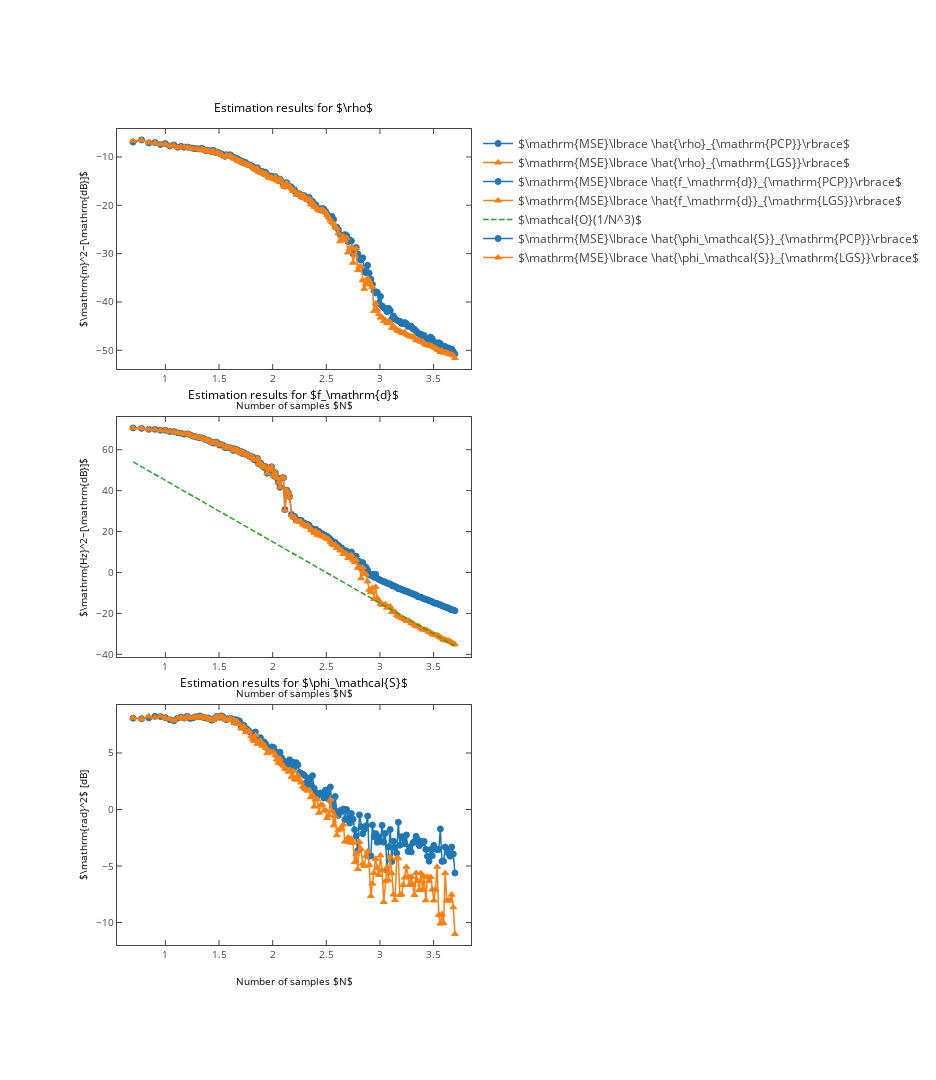

The code cell stored with this chart in its notebook:
### Markdown cell above
### Plotting

### Code cell
run_plots_vs_sample_size_randomized = True
def plots_vs_sample_size_randomized( ):
    
    # Load data from npz file
    ( delta_0, T_m, T_sampling, SNR_out, SNR_in, nrof_MCs, nrof_samples, 
      fd_error, phase_error, rho_error) = itemgetter( 'delta_0', 'T_m', 'T_sampling', 'SNR_out', 'SNR_in', 
      'nrof_MCs', 'nrof_samples', 'fd_error', 'phase_error', 'rho_error')( 
      np.load( "vs_sample_size_randomized.npz" ) )

    print( "Plotting results for delta_0 = %E, T_m = %E, T_sampling = %E"%( delta_0, T_m, T_sampling ) + 
            " SNR_out = %f, SNR_in = %f"%( SNR_out, SNR_in ) + " with %d Monte Carlo repetitions per sample size."%( 
            nrof_MCs ) + " Every other physical parameter was randomized." )

    # Set up figure
    plt.figure( figsize = [13,15] )
    # Set styles for PCP, LGS and GGS
    styles = ['o-', '^-' ]
    # Performance in estimating rho
    plt.subplot( 311 )
    # Set up labels for MC results
    labels = [r"$\mathrm{MSE}\lbrace \hat{\rho}_{\mathrm{PCP}}\rbrace$",
              r"$\mathrm{MSE}\lbrace \hat{\rho}_{\mathrm{LGS}}\rbrace$"]
    # Plot MC results
    for idx in range( len( styles ) ):
        plt.plot( np.log10(nrof_samples), rho_error[idx,:], styles[idx], label = labels[idx] )
    # Plot CRLB

    # Set axis labels, title and legend
    plt.xlabel( r"Number of samples $N$" )
    plt.ylabel( r"$\mathrm{m}^2~[\mathrm{dB}]$" )
    plt.title(  r"Estimation results for $\rho$" )
    plt.legend( )
    
    # Performance in estimating f_d
    plt.subplot( 312 )
    # Set up labels for MC results
    labels = [r"$\mathrm{MSE}\lbrace \hat{f_\mathrm{d}}_{\mathrm{PCP}}\rbrace$",
              r"$\mathrm{MSE}\lbrace \hat{f_\mathrm{d}}_{\mathrm{LGS}}\rbrace$"]
    # Plot MC results
    for idx in range( len( styles ) ):
        plt.plot( np.log10(nrof_samples), fd_error[idx,:], styles[idx], label = labels[idx] )
    plt.plot( np.log10(nrof_samples), 75-30*np.log10(nrof_samples), '--', label = r"$\mathcal{O}(1/N^3)$" )

    # Set axis labels, title and legend
    plt.xlabel( r"Number of samples $N$" )
    plt.ylabel( r"$\mathrm{Hz}^2~[\mathrm{dB}]$" )
    plt.title( r"Estimation results for $f_\mathrm{d}$" )
    plt.legend( )
    # Performance in estimating phase_s
    plt.subplot( 313 )
    # Set up labels for MC results
    labels = [r"$\mathrm{MSE}\lbrace \hat{\phi_\mathcal{S}}_{\mathrm{PCP}}\rbrace$",
              r"$\mathrm{MSE}\lbrace \hat{\phi_\mathcal{S}}_{\mathrm{LGS}}\rbrace$"]
    # Plot MC results
    for idx in range( len( styles ) ):
        plt.plot(  np.log10(nrof_samples), phase_error[idx,:], styles[idx], label = labels[idx] )

    # Set axis labels, title and legend
    plt.xlabel( r"Number of samples $N$" )
    plt.ylabel( r"$\mathrm{rad}^2$ [dB]" )
    plt.title( r"Estimation results for $\phi_\mathcal{S}$" )
    plt.legend( )

    if export_to_latex:
        tikz_save( "vs_sample_size_randomized.tex" )

    if interactive:
        mpl_to_pltly( plt.gcf( ) )
    else:
        plt.show( )

if run_plots_vs_sample_size_randomized:
    plots_vs_sample_size_randomized( )

### Figure 1 — Plotly figure (JSON) as saved in the notebook; plotly's stock layout.template omitted (floating-point values rounded to 4 significant figures; data arrays with more than 128 entries replaced by an {"elided": "..."} marker saying what was removed)
{"data": [{"line": {"color": "rgba (31, 119, 180, 1)", "dash": "solid", "width": 1.5}, "marker": {"color": "#1F77B4", "line": {"color": "#1F77B4", "width": 1}, "opacity": 1, "size": 6, "symbol": "circle"}, "mode": "lines+markers", "name": "$\\mathrm{MSE}\\lbrace \\hat{\\rho}_{\\mathrm{PCP}}\\rbrace$", "type": "scatter", "uid": "2640350d-0d72-4e7f-89bb-ddc8bfeb50b2", "x": {"elided": "173 float values"}, "xaxis": "x", "y": {"elided": "173 float values"}, "yaxis": "y"}, {"line": {"color": "rgba (255, 127, 14, 1)", "dash": "solid", "width": 1.5}, "marker": {"color": "#FF7F0E", "line": {"color": "#FF7F0E", "width": 1}, "opacity": 1, "size": 6, "symbol": "triangle-up"}, "mode": "lines+markers", "name": "$\\mathrm{MSE}\\lbrace \\hat{\\rho}_{\\mathrm{LGS}}\\rbrace$", "type": "scatter", "uid": "573a9295-f41a-4fc9-a714-18cae51c77a0", "x": {"elided": "173 float values"}, "xaxis": "x", "y": {"elided": "173 float values"}, "yaxis": "y"}, {"line": {"color": "rgba (31, 119, 180, 1)", "dash": "solid", "width": 1.5}, "marker": {"color": "#1F77B4", "line": {"color": "#1F77B4", "width": 1}, "opacity": 1, "size": 6, "symbol": "circle"}, "mode": "lines+markers", "name": "$\\mathrm{MSE}\\lbrace \\hat{f_\\mathrm{d}}_{\\mathrm{PCP}}\\rbrace$", "type": "scatter", "uid": "3db8cc91-6445-4ca3-bb69-c11aebbaacfd", "x": {"elided": "173 float values"}, "xaxis": "x2", "y": {"elided": "173 float values"}, "yaxis": "y2"}, {"line": {"color": "rgba (255, 127, 14, 1)", "dash": "solid", "width": 1.5}, "marker": {"color": "#FF7F0E", "line": {"color": "#FF7F0E", "width": 1}, "opacity": 1, "size": 6, "symbol": "triangle-up"}, "mode": "lines+markers", "name": "$\\mathrm{MSE}\\lbrace \\hat{f_\\mathrm{d}}_{\\mathrm{LGS}}\\rbrace$", "type": "scatter", "uid": "c974566a-4c5e-4261-9d00-99a9462bba13", "x": {"elided": "173 float values"}, "xaxis": "x2", "y": {"elided": "173 float values"}, "yaxis": "y2"}, {"line": {"color": "rgba (44, 160, 44, 1)", "dash": "5.550000000000001px,2.4000000000000004px", "width": 1.5}, "mode": "lines", "name": "$\\mathcal{O}(1/N^3)$", "type": "scatter", "uid": "9babb114-6408-4ac5-905b-867959635442", "x": {"elided": "173 float values"}, "xaxis": "x2", "y": {"elided": "173 float values"}, "yaxis": "y2"}, {"line": {"color": "rgba (31, 119, 180, 1)", "dash": "solid", "width": 1.5}, "marker": {"color": "#1F77B4", "line": {"color": "#1F77B4", "width": 1}, "opacity": 1, "size": 6, "symbol": "circle"}, "mode": "lines+markers", "name": "$\\mathrm{MSE}\\lbrace \\hat{\\phi_\\mathcal{S}}_{\\mathrm{PCP}}\\rbrace$", "type": "scatter", "uid": "3a6026a9-a7f6-47bf-ae94-edbda1e4da56", "x": {"elided": "173 float values"}, "xaxis": "x3", "y": {"elided": "173 float values"}, "yaxis": "y3"}, {"line": {"color": "rgba (255, 127, 14, 1)", "dash": "solid", "width": 1.5}, "marker": {"color": "#FF7F0E", "line": {"color": "#FF7F0E", "width": 1}, "opacity": 1, "size": 6, "symbol": "triangle-up"}, "mode": "lines+markers", "name": "$\\mathrm{MSE}\\lbrace \\hat{\\phi_\\mathcal{S}}_{\\mathrm{LGS}}\\rbrace$", "type": "scatter", "uid": "f74b9059-4249-4ebf-8a68-fe321cd8171c", "x": {"elided": "173 float values"}, "xaxis": "x3", "y": {"elided": "173 float values"}, "yaxis": "y3"}], "layout": {"annotations": [{"font": {"color": "#000000", "size": 12}, "showarrow": false, "text": "Estimation results for $\\rho$", "x": 0.4996, "xanchor": "center", "xref": "paper", "y": 1.014, "yanchor": "bottom", "yref": "paper"}, {"font": {"color": "#000000", "size": 12}, "showarrow": false, "text": "Estimation results for $f_\\mathrm{d}$", "x": 0.4996, "xanchor": "center", "xref": "paper", "y": 0.6613, "yanchor": "bottom", "yref": "paper"}, {"font": {"color": "#000000", "size": 12}, "showarrow": false, "text": "Estimation results for $\\phi_\\mathcal{S}$", "x": 0.4996, "xanchor": "center", "xref": "paper", "y": 0.3086, "yanchor": "bottom", "yref": "paper"}], "autosize": false, "height": 1080, "hovermode": "closest", "margin": {"b": 135, "l": 117, "pad": 0, "r": 93, "t": 129}, "showlegend": true, "width": 936, "xaxis": {"anchor": "y", "domain": [0, 1], "mirror": "ticks", "nticks": 8, "range": [0.549, 3.849], "showgrid": false, "showline": true, "side": "bottom", "tickfont": {"size": 10}, "ticks": "inside", "title": {"font": {"color": "#000000", "size": 10}, "text": "Number of samples $N$"}, "type": "linear", "zeroline": false}, "xaxis2": {"anchor": "y2", "domain": [0, 1], "mirror": "ticks", "nticks": 8, "range": [0.549, 3.849], "showgrid": false, "showline": true, "side": "bottom", "tickfont": {"size": 10}, "ticks": "inside", "title": {"font": {"color": "#000000", "size": 10}, "text": "Number of samples $N$"}, "type": "linear", "zeroline": false}, "xaxis3": {"anchor": "y3", "domain": [0, 1], "mirror": "ticks", "nticks": 8, "range": [0.549, 3.849], "showgrid": false, "showline": true, "side": "bottom", "tickfont": {"size": 10}, "ticks": "inside", "title": {"font": {"color": "#000000", "size": 10}, "text": "Number of samples $N$"}, "type": "linear", "zeroline": false}, "yaxis": {"anchor": "x", "domain": [0.7059, 1], "mirror": "ticks", "nticks": 7, "range": [-53.87, -4.216], "showgrid": false, "showline": true, "side": "left", "tickfont": {"size": 10}, "ticks": "inside", "title": {"font": {"color": "#000000", "size": 10}, "text": "$\\mathrm{m}^2~[\\mathrm{dB}]$"}, "type": "linear", "zeroline": false}, "yaxis2": {"anchor": "x2", "domain": [0.3529, 0.6471], "mirror": "ticks", "nticks": 8, "range": [-41.3, 75.98], "showgrid": false, "showline": true, "side": "left", "tickfont": {"size": 10}, "ticks": "inside", "title": {"font": {"color": "#000000", "size": 10}, "text": "$\\mathrm{Hz}^2~[\\mathrm{dB}]$"}, "type": "linear", "zeroline": false}, "yaxis3": {"anchor": "x3", "domain": [0, 0.2941], "mirror": "ticks", "nticks": 10, "range": [-11.99, 9.246], "showgrid": false, "showline": true, "side": "left", "tickfont": {"size": 10}, "ticks": "inside", "title": {"font": {"color": "#000000", "size": 10}, "text": "$\\mathrm{rad}^2$ [dB]"}, "type": "linear", "zeroline": false}}}
